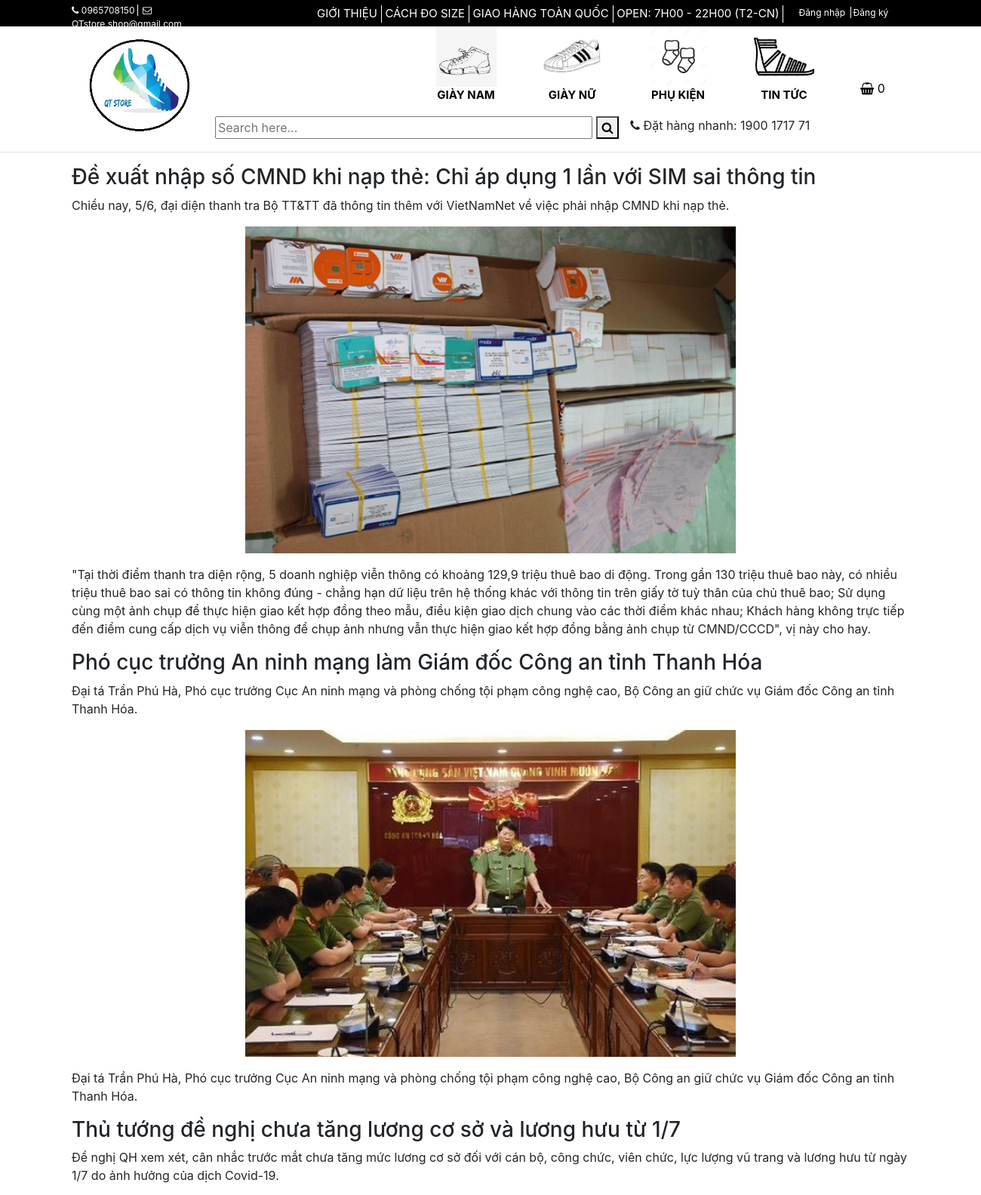
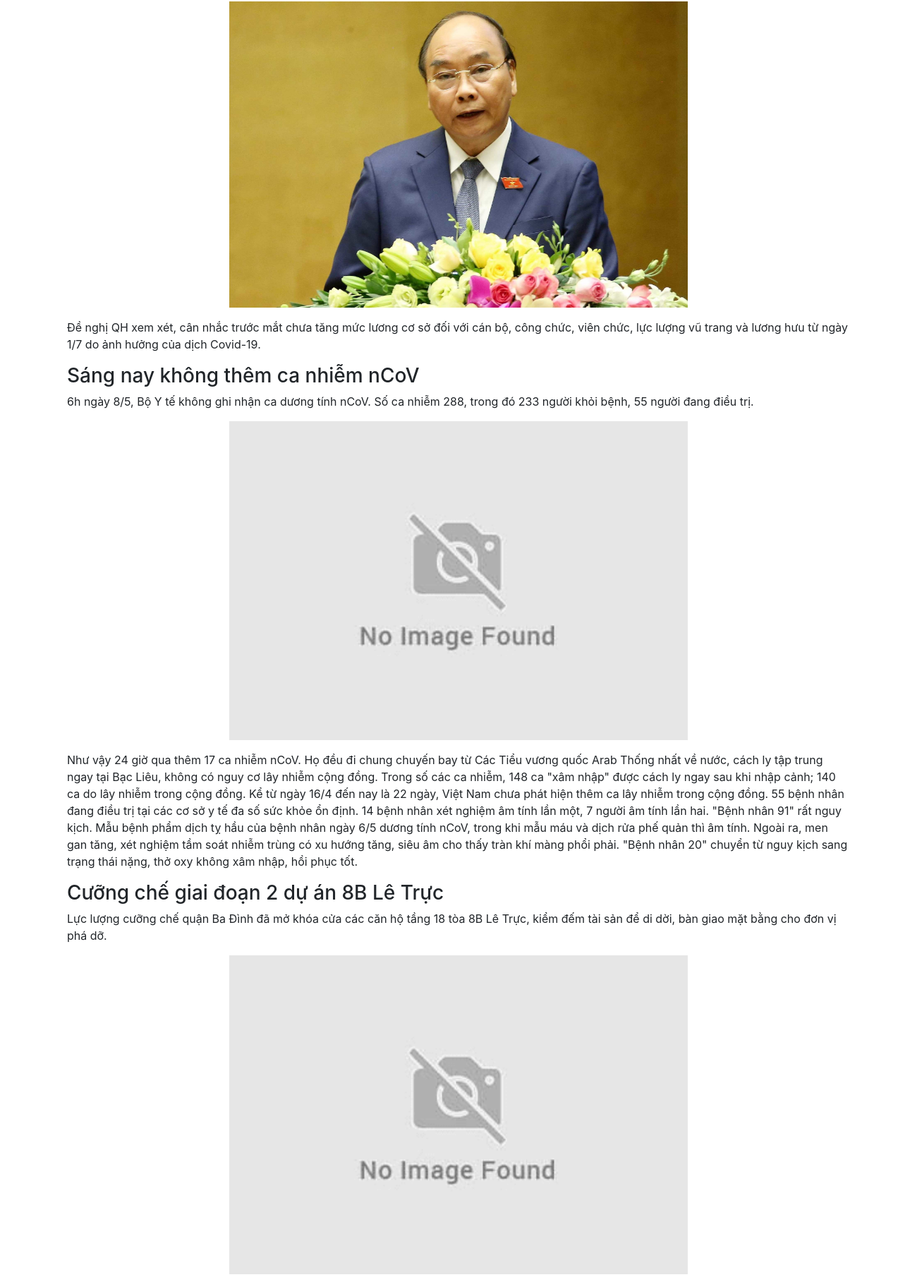
The app's page /blog-detail.php (upper part) with its own data (2 pictures, top to bottom).
### tables this page shows
CREATE TABLE `blog` (
  `id` int(11) NOT NULL,
  `title` varchar(200) NOT NULL,
  `description` varchar(500) NOT NULL,
  `image` varchar(200) DEFAULT NULL,
  `content` text NOT NULL,
  `note` text DEFAULT NULL
);

### blog-detail.php (the view, shortened to what this page needs)
<?php
  include "includes/dbconnection.php";
?>
<!doctype html>
<html lang="en">
<head>
    <link rel="stylesheet" href="css/style-index.css">
    <link rel="stylesheet" href="https://stackpath.bootstrapcdn.com/bootstrap/4.3.1/css/bootstrap.min.css"
>
    <link rel="stylesheet" href="https://maxcdn.bootstrapcdn.com/font-awesome/4.7.0/css/font-awesome.min.css">
</head>
<body>
    <?php
    include "includes/top-header.php";
    include 'includes/header.php';
    ?>
    <hr>
    <div class="container">
    <?php
		$select1 = "SELECT * FROM `blog` ORDER BY id DESC";
        $result1=mysqli_query($con, $select1);
		while($row=mysqli_fetch_array($result1)){?>
	    <h3><?php echo $row["title"];?></h3>
	    <p><?php echo $row["description"];?></p>
	    <p style="text-align: center;"><img src="image-blog/<?php
		if ($row["image"]<>"") {
			echo $row["image"];
		} else {
			echo "no_image.png";
		}
	;?>" width="650px" height="auto"></p>
	<p><?php echo $row["content"];?></p>
	<?php
		}
	;?>
    </div>
</body>
</html>

### records on screen
blog: title "Đề xuất nhập số CMND khi nạp thẻ: Chỉ áp dụng 1 lần với SIM sai thông tin", description "Chiều nay, 5/6, đại diện thanh tra Bộ TT&TT đã thông tin thêm với VietNamNet về việc phải nhập CMND khi nạp thẻ.", image (picture), content "\"Tại thời điểm thanh tra diện rộng, 5 doanh nghiệp viễn thông có khoảng 129,9 triệu thuê bao di động. Trong gần 130 triệu thuê bao này, có nhiều triệu thuê bao sai có thông tin không đúng - chẳng hạn dữ liệu trên hệ thống khác với thông tin trên giấy tờ tuỳ thân của chủ thuê bao; Sử dụng cùng một ảnh chụp để thực hiện giao kết hợp đồng theo mẫu, điều kiện giao dịch chung vào các thời điểm khác nhau; Khách hàng không trực tiếp đến điểm cung cấp dịch vụ viễn thông để chụp ảnh nhưng vẫn thực hiện giao kết hợp đồng bằng ảnh chụp từ CMND/CCCD\", vị này cho hay."
blog: title "Phó cục trưởng An ninh mạng làm Giám đốc Công an tỉnh Thanh Hóa", description "Đại tá Trần Phú Hà, Phó cục trưởng Cục An ninh mạng và phòng chống tội phạm công nghệ cao, Bộ Công an giữ chức vụ Giám đốc Công an tỉnh Thanh Hóa.", image (picture), content "Đại tá Trần Phú Hà, Phó cục trưởng Cục An ninh mạng và phòng chống tội phạm công nghệ cao, Bộ Công an giữ chức vụ Giám đốc Công an tỉnh Thanh Hóa."
blog: title "Thủ tướng đề nghị chưa tăng lương cơ sở và lương hưu từ 1/7", description "Đề nghị QH xem xét, cân nhắc trước mắt chưa tăng mức lương cơ sở đối với cán bộ, công chức, viên chức, lực lượng vũ trang và lương hưu từ ngày 1/7 do ảnh hưởng của dịch Covid-19.", image (picture), content "Đề nghị QH xem xét, cân nhắc trước mắt chưa tăng mức lương cơ sở đối với cán bộ, công chức, viên chức, lực lượng vũ trang và lương hưu từ ngày 1/7 do ảnh hưởng của dịch Covid-19."
blog: title "Sáng nay không thêm ca nhiễm nCoV", description "6h ngày 8/5, Bộ Y tế không ghi nhận ca dương tính nCoV. Số ca nhiễm 288, trong đó 233 người khỏi bệnh, 55 người đang điều trị.", content "Như vậy 24 giờ qua thêm 17 ca nhiễm nCoV. Họ đều đi chung chuyến bay từ Các Tiểu vương quốc Arab Thống nhất về nước, cách ly tập trung ngay tại Bạc Liêu, không có nguy cơ lây nhiễm cộng đồng. Trong số các ca nhiễm, 148 ca \"xâm nhập\" được cách ly ngay sau khi nhập cảnh; 140 ca do lây nhiễm trong cộng đồng. Kể từ ngày 16/4 đến nay là 22 ngày, Việt Nam chưa phát hiện thêm ca lây nhiễm trong cộng đồng. 55 bệnh nhân đang điều trị tại các cơ sở y tế đa số sức khỏe ổn định. 14 bệnh nhân xét nghiệm âm tính lần một, 7 người âm tính lần hai. \"Bệnh nhân 91\" rất nguy kịch. Mẫu bệnh phẩm dịch tỵ hầu của bệnh nhân ngày 6/5 dương tính nCoV, trong khi mẫu máu và dịch rửa phế quản thì âm tính. Ngoài ra, men…"
blog: title "Cưỡng chế giai đoạn 2 dự án 8B Lê Trực", description "Lực lượng cưỡng chế quận Ba Đình đã mở khóa cửa các căn hộ tầng 18 tòa 8B Lê Trực, kiểm đếm tài sản để di dời, bàn giao mặt bằng cho đơn vị phá dỡ."

### other values on screen
$totalquantity "0"
